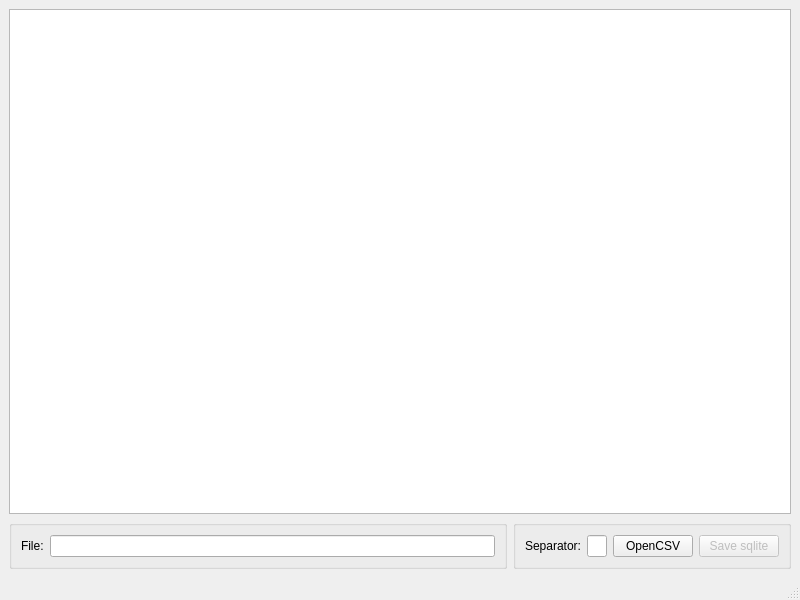
<?xml version="1.0" encoding="UTF-8"?>
<ui version="4.0">
 <class>MainWindow</class>
 <widget class="QMainWindow" name="MainWindow">
  <property name="geometry">
   <rect>
    <x>0</x>
    <y>0</y>
    <width>800</width>
    <height>600</height>
   </rect>
  </property>
  <property name="windowTitle">
   <string>MainWindow</string>
  </property>
  <widget class="QWidget" name="centralwidget">
   <layout class="QVBoxLayout" name="verticalLayout">
    <item>
     <widget class="QTableView" name="tableView"/>
    </item>
    <item>
     <layout class="QHBoxLayout" name="input_elemebts_horizontalLayout">
      <item>
       <widget class="QGroupBox" name="groupBox_2">
        <property name="title">
         <string/>
        </property>
        <layout class="QHBoxLayout" name="horizontalLayout_3">
         <item>
          <widget class="QLabel" name="File_path_label">
           <property name="text">
            <string>File:</string>
           </property>
          </widget>
         </item>
         <item>
          <widget class="QLineEdit" name="File_path_lineEdit">
           <property name="readOnly">
            <bool>true</bool>
           </property>
          </widget>
         </item>
        </layout>
       </widget>
      </item>
      <item>
       <widget class="QGroupBox" name="groupBox">
        <property name="title">
         <string/>
        </property>
        <layout class="QHBoxLayout" name="horizontalLayout_2">
         <item>
          <widget class="QLabel" name="separator_label">
           <property name="text">
            <string>Separator:</string>
           </property>
          </widget>
         </item>
         <item>
          <widget class="QLineEdit" name="Separator_lineEdit">
           <property name="sizePolicy">
            <sizepolicy hsizetype="Ignored" vsizetype="Fixed">
             <horstretch>0</horstretch>
             <verstretch>0</verstretch>
            </sizepolicy>
           </property>
           <property name="minimumSize">
            <size>
             <width>20</width>
             <height>0</height>
            </size>
           </property>
          </widget>
         </item>
         <item>
          <widget class="QPushButton" name="OpenCSV_pushButton">
           <property name="text">
            <string>OpenCSV</string>
           </property>
          </widget>
         </item>
         <item>
          <widget class="QPushButton" name="Save_sqlite_pushButton">
           <property name="enabled">
            <bool>false</bool>
           </property>
           <property name="text">
            <string>Save sqlite</string>
           </property>
          </widget>
         </item>
        </layout>
       </widget>
      </item>
     </layout>
    </item>
   </layout>
  </widget>
  <widget class="QStatusBar" name="statusbar"/>
 </widget>
 <resources/>
 <connections/>
</ui>
